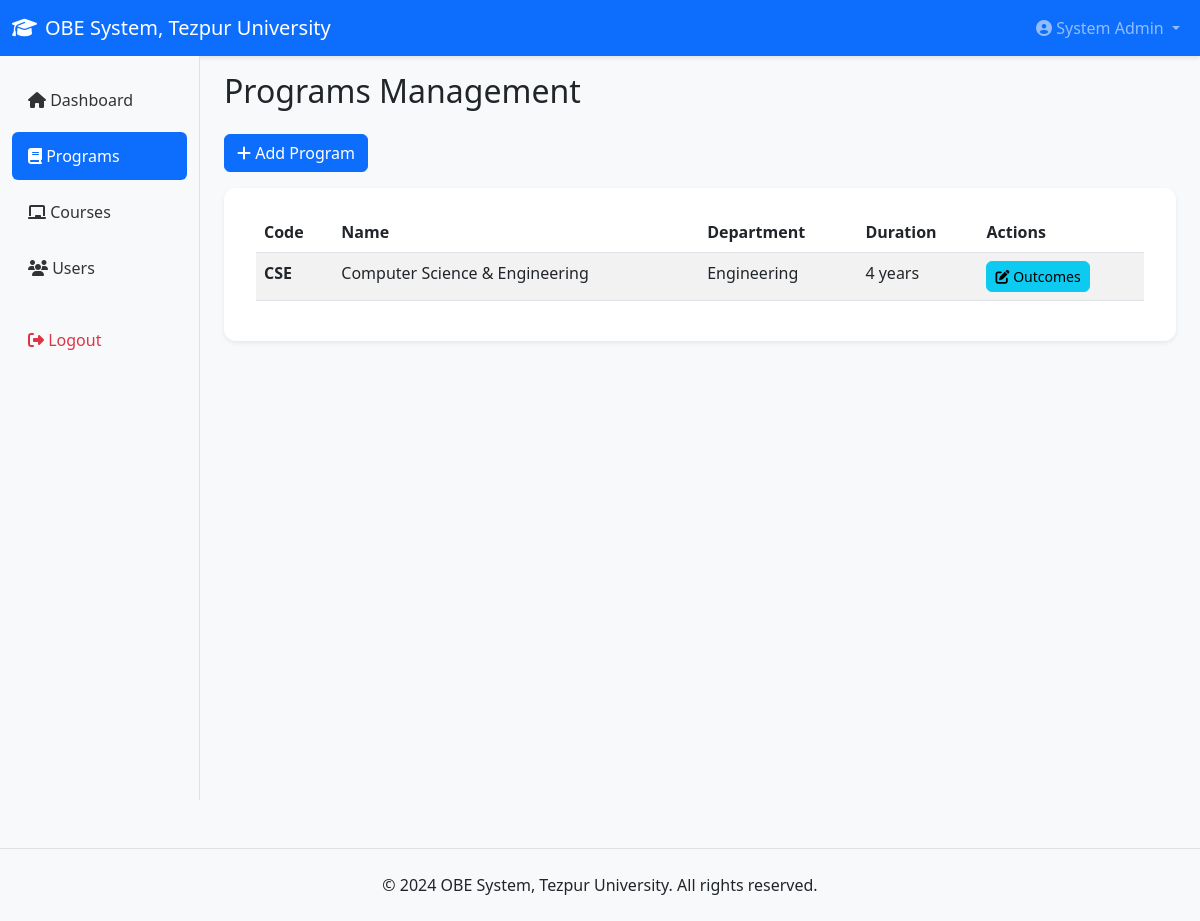
Screenshot of /admin/programs.php (signed in) with the database file from the repository.
### tables this page shows
CREATE TABLE `programs` (
  `id` int(11) NOT NULL,
  `code` varchar(20) NOT NULL,
  `name` varchar(100) NOT NULL,
  `department` varchar(100) DEFAULT NULL,
  `duration` int(11) DEFAULT 4,
  `created_at` timestamp NOT NULL DEFAULT current_timestamp()
);

### includes/db.php (called while the page is built, shortened)
<?php
class Database {
    private $conn;
    public function __construct() {
        $this->conn = new mysqli(DB_HOST, DB_USER, DB_PASS, DB_NAME);
        $this->conn->set_charset("utf8mb4");
    }
    public function query($sql) {
        return $this->conn->query($sql);
    }
}
function getDB() {
    static $db = null;
    if (!$db) {
        $db = new Database();
    }
    return $db;
}
?>

### admin/programs.php (the view, shortened to what this page needs)
<?php
require_once '../includes/db.php';
$db = getDB();
$result = $db->query("SELECT * FROM programs ORDER BY name");
include '../includes/header.php';
?>
<h2 class="mb-4">Programs Management</h2>
<button class="btn btn-primary mb-3" data-bs-toggle="modal" data-bs-target="#addModal">
    <i class="fas fa-plus"></i> Add Program
</button>
<div class="card">
    <div class="card-body">
        <div class="table-responsive">
            <table class="table table-striped">
                <thead>
                    <tr>
                        <th>Code</th>
                        <th>Name</th>
                        <th>Department</th>
                        <th>Duration</th>
                        <th>Actions</th>
                    </tr>
                </thead>
                <tbody>
                    <?php while ($row = $result->fetch_assoc()): ?>
                    <tr>
                        <td><strong><?php echo $row['code']; ?></strong></td>
                        <td><?php echo $row['name']; ?></td>
                        <td><?php echo $row['department']; ?></td>
                        <td><?php echo $row['duration']; ?> years</td>
                        <td>
                            <a href="outcomes.php?program_id=<?php echo $row['id']; ?>" class="btn btn-sm btn-info">
                                <i class="fas fa-edit"></i> Outcomes
                            </a>
                        </td>
                    </tr>
                    <?php endwhile; ?>
                </tbody>
            </table>
        </div>
    </div>
</div>
<?php include '../includes/footer.php'; ?>

### assets/css/style.css (style rules this page uses)
* { margin: 0; padding: 0; box-sizing: border-box; }
body { font-family: 'Segoe UI', Tahoma, Geneva, Verdana, sans-serif; background-color: #f8f9fa; color: #212529; }
.card { border: none; box-shadow: 0 0.125rem 0.25rem rgba(0,0,0,0.075); margin-bottom: 1.5rem; border-radius: 0.75rem; background: #ffffff; transition: box-shadow 0.3s ease; }
.card-body { padding: 1.5rem 2rem; color: #212529; font-size: 1rem; }
.btn { border-radius: 0.375rem; font-weight: 500; transition: all 0.2s ease; cursor: pointer; }

### rows the page displays
programs: code "CSE", name "Computer Science & Engineering", department "Engineering", duration "4"

### other values shown
SITE_NAME "OBE System, Tezpur University"
$user['full_name'] "System Admin"
